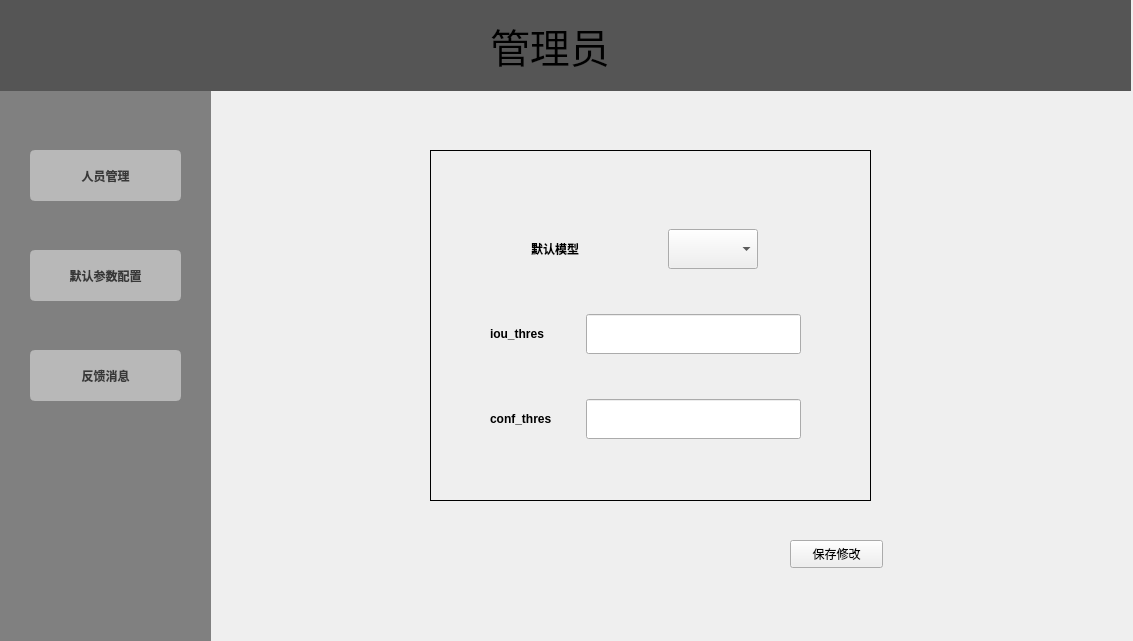
<?xml version="1.0" encoding="UTF-8"?>
<ui version="4.0">
 <class>Dialog</class>
 <widget class="QDialog" name="Dialog">
  <property name="geometry">
   <rect>
    <x>0</x>
    <y>0</y>
    <width>1133</width>
    <height>641</height>
   </rect>
  </property>
  <property name="windowTitle">
   <string>Dialog</string>
  </property>
  <widget class="QLabel" name="label">
   <property name="geometry">
    <rect>
     <x>490</x>
     <y>0</y>
     <width>171</width>
     <height>91</height>
    </rect>
   </property>
   <property name="font">
    <font>
     <pointsize>30</pointsize>
    </font>
   </property>
   <property name="text">
    <string>管理员</string>
   </property>
  </widget>
  <widget class="QLabel" name="label_2">
   <property name="geometry">
    <rect>
     <x>0</x>
     <y>0</y>
     <width>1131</width>
     <height>91</height>
    </rect>
   </property>
   <property name="styleSheet">
    <string notr="true">background-color:rgb(85, 85, 85);</string>
   </property>
   <property name="text">
    <string/>
   </property>
  </widget>
  <widget class="QPushButton" name="pushButton">
   <property name="geometry">
    <rect>
     <x>30</x>
     <y>150</y>
     <width>151</width>
     <height>51</height>
    </rect>
   </property>
   <property name="styleSheet">
    <string notr="true">border-radius:5px;font: 14pt '微软雅黑';font-weight:bold;border:3px solid rgb(184,184,184);background-color: rgb(184, 184, 184);color: rgb(56,56,56);</string>
   </property>
   <property name="text">
    <string>人员管理</string>
   </property>
  </widget>
  <widget class="QPushButton" name="pushButton_2">
   <property name="geometry">
    <rect>
     <x>30</x>
     <y>250</y>
     <width>151</width>
     <height>51</height>
    </rect>
   </property>
   <property name="styleSheet">
    <string notr="true">border-radius:5px;font: 14pt '微软雅黑';font-weight:bold;border:3px solid rgb(184,184,184);background-color: rgb(184, 184, 184);color: rgb(56,56,56);</string>
   </property>
   <property name="text">
    <string>默认参数配置</string>
   </property>
  </widget>
  <widget class="QLabel" name="label_3">
   <property name="geometry">
    <rect>
     <x>0</x>
     <y>90</y>
     <width>211</width>
     <height>551</height>
    </rect>
   </property>
   <property name="styleSheet">
    <string notr="true">background-color:gray;</string>
   </property>
   <property name="text">
    <string/>
   </property>
  </widget>
  <widget class="QPushButton" name="pushButton_3">
   <property name="geometry">
    <rect>
     <x>30</x>
     <y>350</y>
     <width>151</width>
     <height>51</height>
    </rect>
   </property>
   <property name="styleSheet">
    <string notr="true">border-radius:5px;font: 14pt '微软雅黑';font-weight:bold;border:3px solid rgb(184,184,184);background-color: rgb(184, 184, 184);color: rgb(56,56,56);</string>
   </property>
   <property name="text">
    <string>反馈消息</string>
   </property>
  </widget>
  <widget class="QPushButton" name="pushButton_4">
   <property name="geometry">
    <rect>
     <x>790</x>
     <y>540</y>
     <width>93</width>
     <height>28</height>
    </rect>
   </property>
   <property name="text">
    <string>保存修改</string>
   </property>
  </widget>
  <widget class="QLabel" name="label_7">
   <property name="geometry">
    <rect>
     <x>430</x>
     <y>150</y>
     <width>441</width>
     <height>351</height>
    </rect>
   </property>
   <property name="styleSheet">
    <string notr="true">border:1px solid black;</string>
   </property>
   <property name="text">
    <string/>
   </property>
  </widget>
  <widget class="QWidget" name="">
   <property name="geometry">
    <rect>
     <x>490</x>
     <y>190</y>
     <width>311</width>
     <height>291</height>
    </rect>
   </property>
   <layout class="QVBoxLayout" name="verticalLayout">
    <item>
     <layout class="QHBoxLayout" name="horizontalLayout">
      <item>
       <widget class="QLabel" name="label_4">
        <property name="minimumSize">
         <size>
          <width>90</width>
          <height>40</height>
         </size>
        </property>
        <property name="maximumSize">
         <size>
          <width>90</width>
          <height>40</height>
         </size>
        </property>
        <property name="font">
         <font>
          <weight>75</weight>
          <bold>true</bold>
         </font>
        </property>
        <property name="text">
         <string>默认模型</string>
        </property>
       </widget>
      </item>
      <item>
       <widget class="QComboBox" name="comboBox">
        <property name="minimumSize">
         <size>
          <width>90</width>
          <height>40</height>
         </size>
        </property>
        <property name="maximumSize">
         <size>
          <width>40</width>
          <height>40</height>
         </size>
        </property>
       </widget>
      </item>
     </layout>
    </item>
    <item>
     <layout class="QHBoxLayout" name="horizontalLayout_2">
      <item>
       <widget class="QLabel" name="label_5">
        <property name="minimumSize">
         <size>
          <width>90</width>
          <height>40</height>
         </size>
        </property>
        <property name="maximumSize">
         <size>
          <width>90</width>
          <height>40</height>
         </size>
        </property>
        <property name="font">
         <font>
          <weight>75</weight>
          <bold>true</bold>
         </font>
        </property>
        <property name="text">
         <string>iou_thres</string>
        </property>
       </widget>
      </item>
      <item>
       <widget class="QLineEdit" name="lineEdit_2">
        <property name="minimumSize">
         <size>
          <width>0</width>
          <height>40</height>
         </size>
        </property>
       </widget>
      </item>
     </layout>
    </item>
    <item>
     <layout class="QHBoxLayout" name="horizontalLayout_3">
      <item>
       <widget class="QLabel" name="label_6">
        <property name="minimumSize">
         <size>
          <width>90</width>
          <height>40</height>
         </size>
        </property>
        <property name="maximumSize">
         <size>
          <width>90</width>
          <height>40</height>
         </size>
        </property>
        <property name="font">
         <font>
          <weight>75</weight>
          <bold>true</bold>
         </font>
        </property>
        <property name="text">
         <string>conf_thres</string>
        </property>
       </widget>
      </item>
      <item>
       <widget class="QLineEdit" name="lineEdit_3">
        <property name="minimumSize">
         <size>
          <width>0</width>
          <height>40</height>
         </size>
        </property>
       </widget>
      </item>
     </layout>
    </item>
   </layout>
  </widget>
  <zorder>label_3</zorder>
  <zorder>label_2</zorder>
  <zorder>label</zorder>
  <zorder>pushButton</zorder>
  <zorder>pushButton_2</zorder>
  <zorder>pushButton_3</zorder>
  <zorder>horizontalLayoutWidget</zorder>
  <zorder>horizontalLayoutWidget_2</zorder>
  <zorder>horizontalLayoutWidget_3</zorder>
  <zorder>pushButton_4</zorder>
  <zorder>label_7</zorder>
 </widget>
 <resources/>
 <connections/>
</ui>
